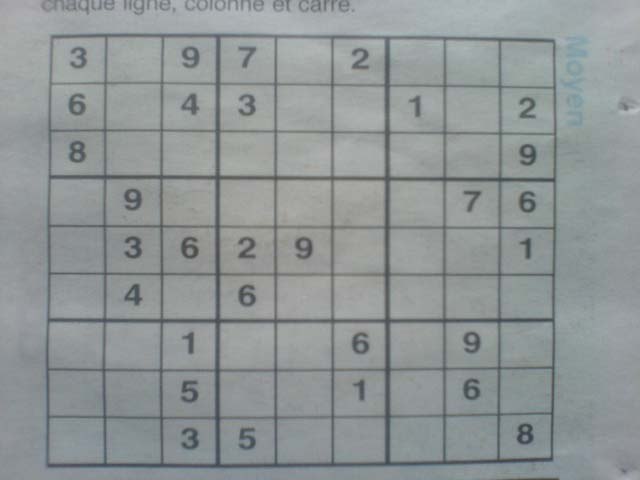
#> input picture board1.jpg, 640 x 480 px
$ jupyter execute --allow-errors sudoku_solver.ipynb
#> lines starting #> are read from the running program, lines starting #| are printed output that depends on the picture; after the words box and inside, x2 and y2 are one past the last pixel; in counts of white or black regions, pixels touching at a corner belong together
### Nome: André De Marco Toyama

# SUDOKU SOLVER

An opencv and python project, that reads an image with a sudoku board, an returns the solution of that board. Along with the project there is 2 different sudoku boards pictures to test

[cell 1]
INPUT = 'board1.jpg'

##**Install packages:**

## **Imports:**

[cell 2]
import cv2 as cv
import numpy as np
from google.colab.patches import cv2_imshow
import operator
import pytesseract

##**Load image:**

[cell 3]
board_original = cv.imread(INPUT)
#> board_original is the input picture: shape (480, 640, 3); mean B, G, R 150.2, 149.6, 143.6
cv2_imshow(board_original)

##**Pre-Processing:**
Treating the image for better recognition

[cell 4]
# change from BGR to gray
board = cv.cvtColor(board_original.copy(), cv.COLOR_BGR2GRAY)

# gaussian blur
board = cv.GaussianBlur(board, (9, 9), 0)

# thresholding
board = cv.adaptiveThreshold(board, 255, cv.ADAPTIVE_THRESH_GAUSSIAN_C, cv.THRESH_BINARY, 11,2)
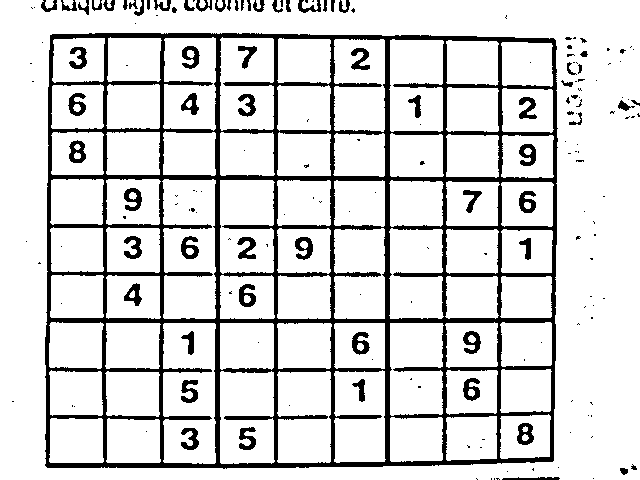
#> board: shape (480, 640); 85.2% white; 187 black regions (119 under 20 px), largest, box (x1, y1, x2, y2) and area: (45, 33, 558, 469) 36518, (124, 188, 142, 211) 247, (295, 237, 313, 260) 246

# invert bits
board = cv.bitwise_not(board, board)

# dilatation kernel
kernel = np.array([[0., 1., 0.], [1., 1., 1.], [0., 1., 0.]],np.uint8)

# dilate
board = cv.dilate(board, kernel)
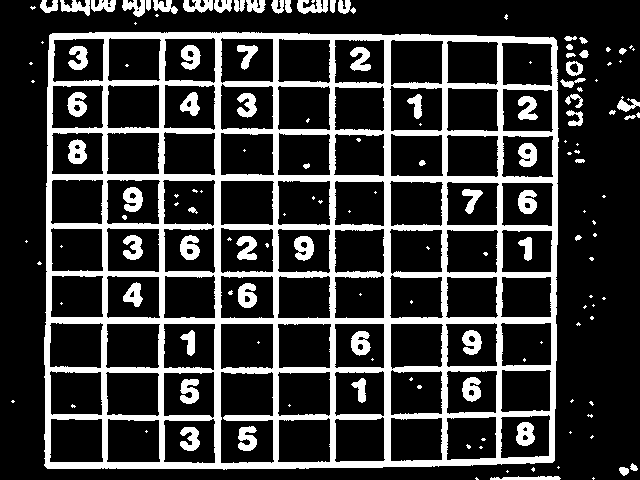
#> board: shape (480, 640); 22% white; 148 white regions (81 under 20 px)

cv2_imshow(board)

##**Cropping:**
Find the biggest contour, that must be the board, and isolate it

[cell 5]
def distance_between(p1, p2):
    a = p2[0] - p1[0]
    b = p2[1] - p1[1]
    return np.sqrt((a ** 2) + (b ** 2))

[cell 6]
# find contours
contours, h = cv.findContours(board, cv.RETR_EXTERNAL,cv.CHAIN_APPROX_SIMPLE)
#> contours = 78 contours, 46 with area under 20; largest, box (x1, y1, x2, y2) and area: (44, 32, 559, 470) 220730, (297, 0, 328, 14) 230, (60, 0, 90, 16) 212, (183, 0, 213, 13) 208, (122, 0, 145, 17) 196; h = 78 rows, first 6: [1, -1, -1, -1], [2, 0, -1, -1], [3, 1, -1, -1], [4, 2, -1, -1], [5, 3, -1, -1], [6, 4, -1, -1]

# get the contour with the biggest area
maxarea = 0
cnt = None
image = cv.drawContours(board, contours, -1, (0,255,0), 3)
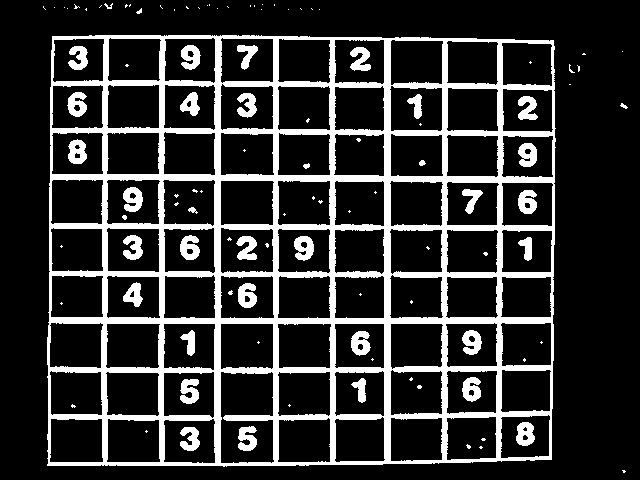
#> image: shape (480, 640); 18.8% white; 106 white regions (69 under 20 px), largest, box (x1, y1, x2, y2) and area: (47, 35, 556, 467) 47947, (123, 187, 143, 212) 351, (294, 236, 314, 261) 350
for c in contours:
  if cv.contourArea(c) > maxarea:
    cnt = c
    maxarea = cv.contourArea(c)
#> this loop made 78 passes
#> maxarea on passes 3, 46, 58: 146.5, 181, 220730.5
#> c on passes 4, 7, 9, 10, 14, 17: [[507, 470], [506, 471], [507, 472], [508, 471]], [[558, 466], [557, 467], [558, 468], [559, 467]], [[592, 435], [590, 437], [591, 438], [593, 436]], [[570, 431], [569, 432], [570, 433], [571, 432]], [[572, 399], [570, 401], [571, 402], [573, 400]], [[585, 305], [583, 307], [584, 308], [586, 306]]
#> after the loop, cnt = contour of 235 points, box (x1, y1, x2, y2) (44, 32, 559, 470), area 220730; maxarea = 220730.5

# get the 4 corners of the board
bottom_right, _ = max(enumerate([pt[0][0] + pt[0][1] for pt in
                      cnt]), key=operator.itemgetter(1))
#> bottom_right = 104
top_left, _ = min(enumerate([pt[0][0] + pt[0][1] for pt in
                  cnt]), key=operator.itemgetter(1))
#> top_left = 4
bottom_left, _ = min(enumerate([pt[0][0] - pt[0][1] for pt in
                     cnt]), key=operator.itemgetter(1))
#> bottom_left = 50
top_right, _ = max(enumerate([pt[0][0] - pt[0][1] for pt in
                   cnt]), key=operator.itemgetter(1))
#> top_right = 161

corners = [cnt[top_left][0], cnt[top_right][0], cnt[bottom_right][0], cnt[bottom_left][0]]
#> corners = [[50, 34], [556, 40], [552, 462], [44, 465]]
top_left, top_right, bottom_right, bottom_left = corners[0], corners[1], corners[2], corners[3]
#> top_left = [50, 34]; top_right = [556, 40]; bottom_right = [552, 462]; bottom_left = [44, 465]
src = np.array([top_left, top_right, bottom_right, bottom_left], dtype='float32')
#> src = [[50, 34], [556, 40], [552, 462], [44, 465]]

# get the distance between the corners
side = max([  distance_between(bottom_right, top_right),
            distance_between(top_left, bottom_left),
            distance_between(bottom_right, bottom_left),
            distance_between(top_left, top_right) ])
#> in distance_between, `a = p2[0] - p1[0]`: a = 4
#> in distance_between, `b = p2[1] - p1[1]`: b = -422
#> side = 508

dst = np.array([[0, 0], [side - 1, 0], [side - 1, side - 1], [0, side - 1]], dtype='float32')
#> dst = [[0, 0], [507, 0], [507, 507], [0, 507]]

m = cv.getPerspectiveTransform(src, dst)
#> m = [[0.979, 0.0136, -49.42], [-0.014, 1.18, -39.37], [-4.12e-05, 8.19e-06, 1]]

# crop
board = cv.warpPerspective(board, m, (int(side), int(side)))
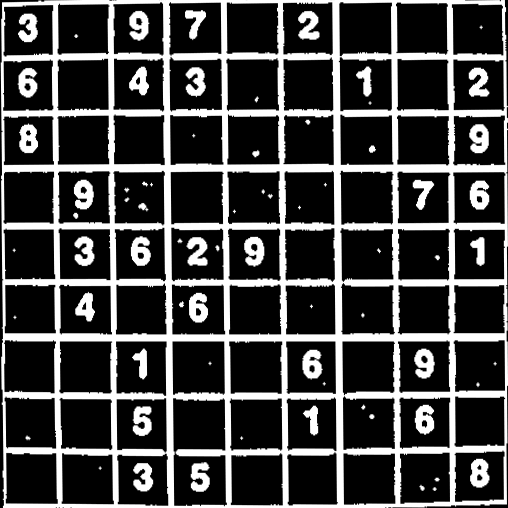
#> board: shape (508, 508); min 0, max 255, mean 67
#> `board = cv.resize(board, (450, 450))`:
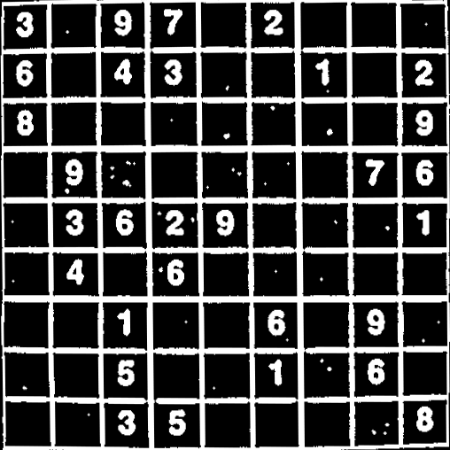
#> board: shape (450, 450); min 0, max 255, mean 66.9

cv2_imshow(board)

##**Get digit cell:**
Isolate the image of the 81 differents cell in the board

[cell 7]
def splitBoxes(img):
    rows = np.vsplit(img,9)
#> rows = 9 items
    boxes=[]
    for r in rows:
        cols= np.hsplit(r,9)
        for box in cols:
            boxes.append(box)
#> this loop made 9 passes
#> after the loop, boxes = 81 items
    return boxes

board = cv.resize(board, (450, 450))
boxes = splitBoxes(board)
#> boxes = 81 items

cv2_imshow(boxes[2])
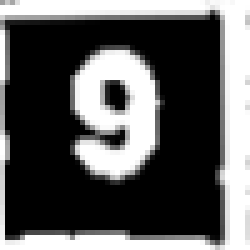
#> shown: shape (50, 50) (shown 5 times larger); min 0, max 255, mean 91.9

##**Digit Recognition:**
Treat the cell image and use the pytesseract library to recognize the digit

[cell 8]
# pytesseract path
pytesseract.pytesseract.tesseract_cmd = (
    r'/usr/bin/tesseract'
)

# config to image_to_string func
custom_config = r'--oem 3 --psm 6'

# treat, the cell, recognize the digit and build the board array
board_array = []
#> (the rest of this cell did not finish here and is left out)

##**Sudoku Solver:**

[cell 9]
# check if number is valid in cell
def isValid(board, row, col, num):

    #check row
    for i in range(9):
        if board[row][i] == num:
            return False

    #check col
    for i in range(9):
        if board[i][col] == num:
            return False

    #get top-left corner
    c_row = row - row%3
    c_col = col - col%3

    #check 3x3 square
    for i in range(c_row, c_row+3):
        for j in range(c_col, c_col+3):
            if board[i][j] == num:
                return False

    #return True if none of the cases above returns False
    return True

 # recursively solve the board and input the answer for each cell
def solveBoard(board):
    for i in range(9):
        for j in range(9):
            if board[i][j] == 0:
                for num in range(1,10):
                    if isValid(board, i, j, num):
                        board[i][j] = num
                        result = solveBoard(board)
                        if result == True:
                            return True
                        else:
                            board[i][j] = 0
                return False
    return True

#> (the rest of this cell did not finish here and is left out)

$ run again, with board2.jpg copied over board1.jpg
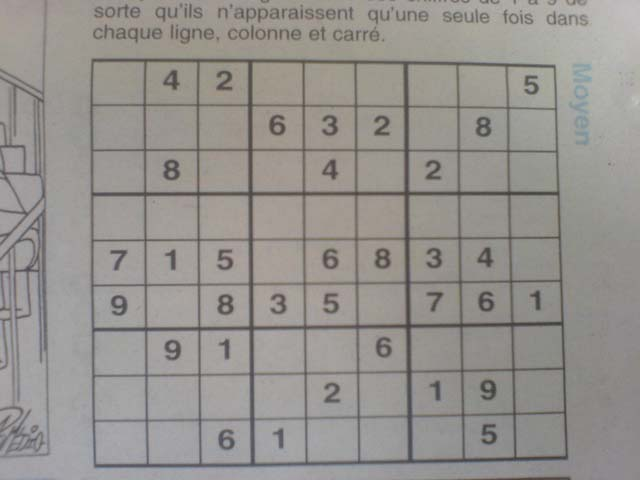
#> input picture board2.jpg, 640 x 480 px
#> board_original is the input picture: shape (480, 640, 3); mean B, G, R 142.6, 146.4, 149.7
#> contours = 68 contours, 31 with area under 20; largest, box (x1, y1, x2, y2) and area: (88, 57, 570, 470) 192140, (0, 0, 52, 460) 10091, (233, 3, 355, 24) 1154, (331, 5, 430, 43) 1021, (226, 24, 303, 42) 757; h = 68 rows, first 6: [1, -1, -1, -1], [2, 0, -1, -1], [3, 1, -1, -1], [4, 2, -1, -1], [5, 3, -1, -1], [6, 4, -1, -1]
#> `image = cv.drawContours(board, contours, -1, (0,255,0), 3)`:
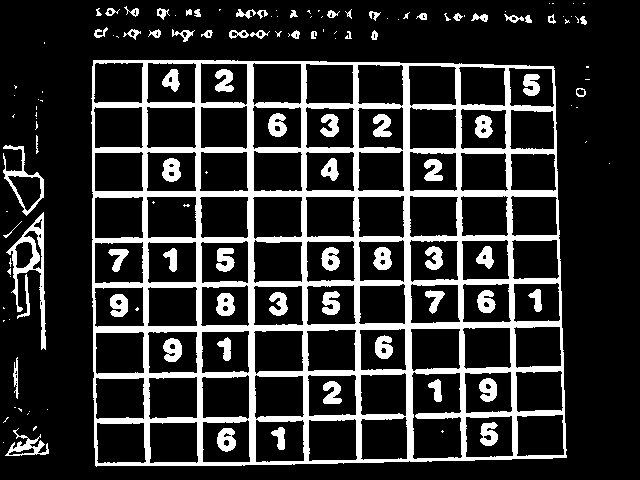
#> image: shape (480, 640); 18.8% white; 139 white regions (66 under 20 px), largest, box (x1, y1, x2, y2) and area: (91, 60, 567, 467) 43955, (6, 212, 46, 350) 1289, (3, 145, 44, 216) 588
#> the loop `for c in contours:` made 68 passes
#> maxarea on passes 7, 16, 35: 301, 345, 192139.5
#> after the loop `for c in contours:`: cnt = contour of 168 points, box (x1, y1, x2, y2) (88, 57, 570, 470), area 192140; maxarea = 192139.5
#> `bottom_right, _ = max(enumerate([pt[0][0] + pt[0][1] for pt in cnt]), ..`: bottom_right = 81
#> `top_left, _ = min(enumerate([pt[0][0] + pt[0][1] for pt in cnt]), key=..`: top_left = 0
#> `bottom_left, _ = min(enumerate([pt[0][0] - pt[0][1] for pt in cnt]), k..`: bottom_left = 44
#> `top_right, _ = max(enumerate([pt[0][0] - pt[0][1] for pt in cnt]), key..`: top_right = 133
#> corners = [[92, 57], [556, 65], [567, 460], [92, 466]]
#> `top_left, top_right, bottom_right, bottom_left = corners[0], corners[1..`: top_left = [92, 57]; top_right = [556, 65]; bottom_right = [567, 460]; bottom_left = [92, 466]
#> src = [[92, 57], [556, 65], [567, 460], [92, 466]]
#> a = -11
#> b = -395
#> side = 475
#> dst = [[0, 0], [474, 0], [474, 474], [0, 474]]
#> m = [[0.984, 2.04e-17, -90.5], [-0.0204, 1.18, -65.58], [-7.38e-05, 5.98e-05, 1]]
#> rows = 9 items
#> the loop in splitBoxes, `for r in rows:` made 9 passes
#> after the loop in splitBoxes, `for r in rows:`: boxes = 81 items
